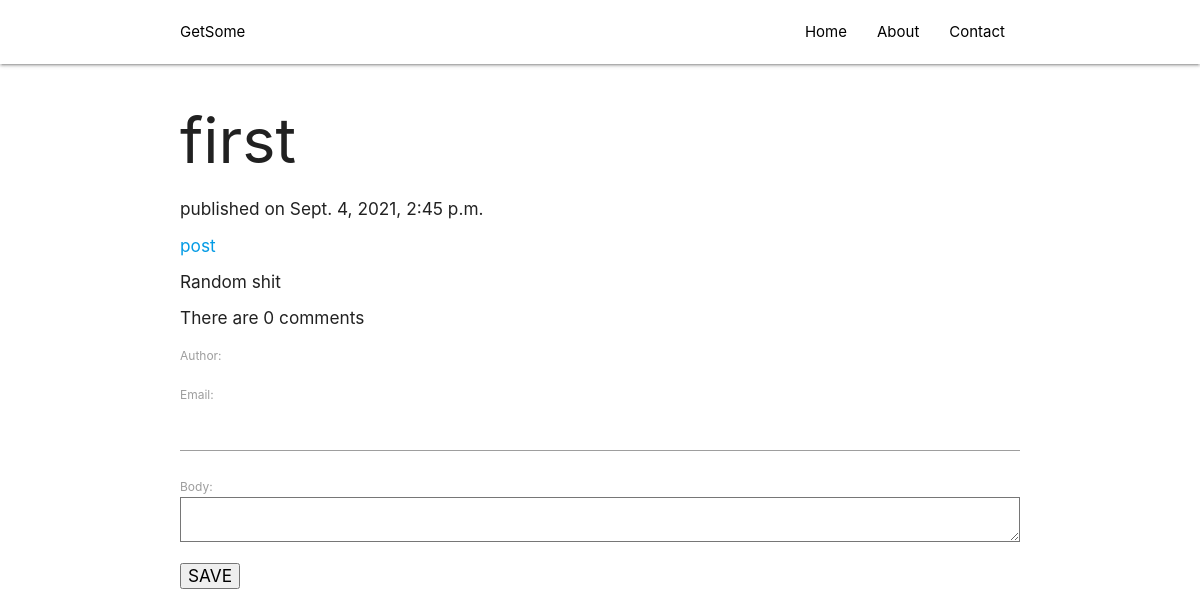
/detail/1/first_post/, run on an earlier commit of the app's database.
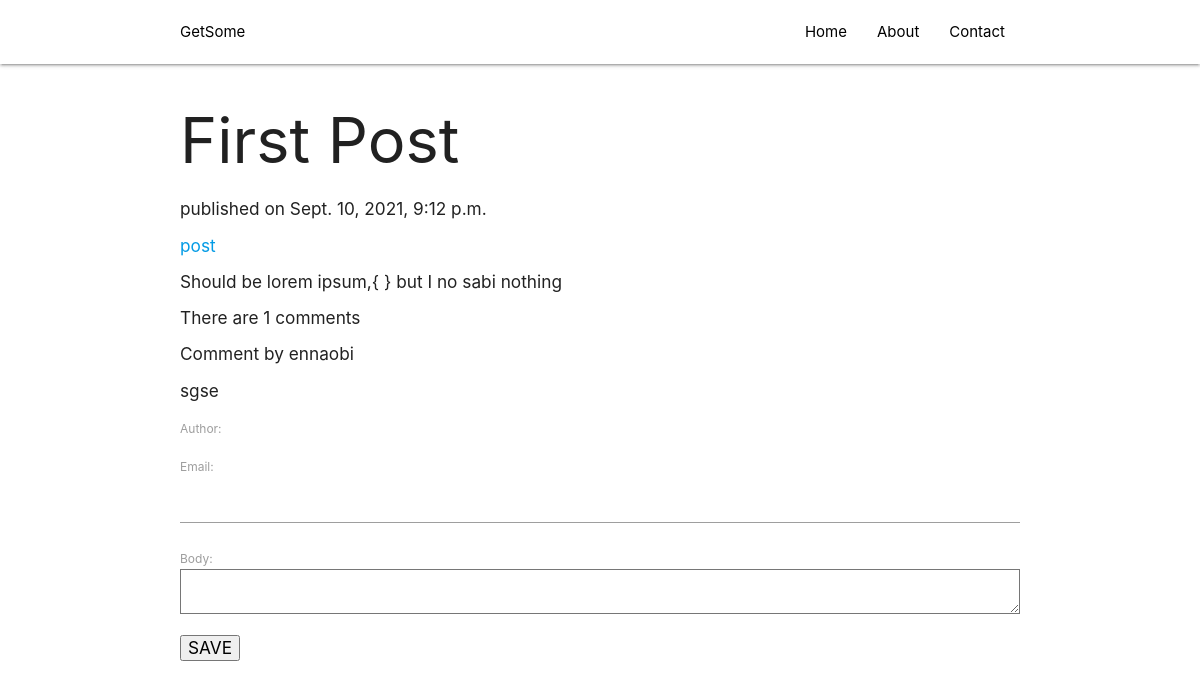
And on a later commit of the database.
### website/models.py (models this page shows, shortened)
class Post(models.Model):
    STATUS = (('draft', 'DRAFT'), ('published', 'PUBLISHED'))
    title = models.CharField(max_length=255)
    body = models.TextField()
    slug = models.SlugField()
    published_status = models.CharField(choices=STATUS, default='draft',
     max_length=10)
    published = models.DateTimeField(auto_now_add=True)
    tag = models.ManyToManyField(Tag, related_name='tag')
    author = models.ForeignKey(User, on_delete=models.CASCADE)

class Tag(models.Model):
    name = models.CharField(max_length=30, unique=True)

class Comment(models.Model):
    STATUS = (('true', 'TRUE'), ('false', 'FALSE'),)
    post = models.ForeignKey(Post, on_delete=models.CASCADE,
    related_name='comment')
    author = models.ForeignKey(User, default='anonymous', on_delete=models.CASCADE)
    email = models.EmailField()
    body = models.TextField()
    created = models.DateTimeField(auto_now_add=True)
    updated = models.DateTimeField(auto_now=True)
    published_status = models.CharField(max_length=6, choices=STATUS,
     default='FALSE')

### website/views.py (the view, shortened to what this page needs)
# urls.py: path('detail/<int:pk>/<slug>/', PostDetailView.as_view(), name='post-detail'),
class PostDetailView(DetailView, FormMixin):
    model = Post
    context_object_name = 'post'
    form_class = CommentForm
    def post(self, request, *args, **kwargs):
        self.object = self.get_object()
        form = self.get_form()
        if form.is_valid():
            return self.form_valid(form)
        else:
            return self.form.invalid(form)

### website/forms.py
class CommentForm(ModelForm):
    class Meta:
        model = Comment
        fields = ['author', 'email', 'body']

### website/templates/website/post_detail.html (shortened to what this page needs)
{% extends '../base.html' %}
{% block content %}
    <h1>{{ post.title}}</h1>
    <h6>published on {{ post.published}}</h6<>
    {% include '../includes/tags.html' %}
    <p> {{ post.body }}</p>
    {% include '../includes/comments.html' %}
{% endblock %}

### website/templates/base.html (shortened to what this page needs)
{% load static %}
<!DOCTYPE html>
<html>
	<head>
		<link type="text/css" rel="stylesheet" href="{% static '../static/css/materialize.min.css' %}" media="screen,projection" />
	</head>
	<body>
		<header>
			<nav>
				<div class="white nav-wrapper">
					<div class="container">
						<ul class="left">
							<li class="black-text bold">GetSome</li>
						</ul>
						<ul id="nav-mobile" class="right">
							<li><a href="#" class=" black-text">Home</a></li>
							<li><a href="#" class=" black-text">About</a></li>
							<li><a href="#" class=" black-text">Contact</a></li>
						</ul>
					</div>
				</div>
			</nav>
		</header>
		<section class="container">
			{% block content %}
			{% endblock %}
		</section>
	</body>
</html>

### website/templates/includes/tags.html
{% if post.tag %}
    {% for tag in post.tag.all %}
        <ul>
            <li><a href="{% url 'website:tag-detail' tag.name %}">{{ tag.name }}</a></li>
        </ul>
    {% endfor %}
{% endif %}

### website/templates/includes/comments.html (shortened to what this page needs)
{% if post.comment %}
<p>There are {{ post.comment.all.count}} comments</p>
    {% for comment in post.comment.all %}
        <ul>
            <li>
                <p>Comment by {{ comment.author }}</p>
                {{ comment.body|linebreaks }}
            </li>
        </ul>
    {% endfor %}
{% else %}
    <h6>There are no comments yet for this post</h6>
{% endif %}
<form method="POST">
    {{ form.as_p }}
    <input type="submit" value="SAVE">
</form>

What changed in the data, as far as the page shows it:
changed Post: title "first" → "First Post"; published "Sept. 4, 2021, 2:45 p.m." → "Sept. 10, 2021, 9:12 p.m."; body "Random shit" → "Should be lorem ipsum,{ } but I no sabi nothing"; comment.all.count "0" → "1"
added Comment: author "ennaobi", body "sgse"
